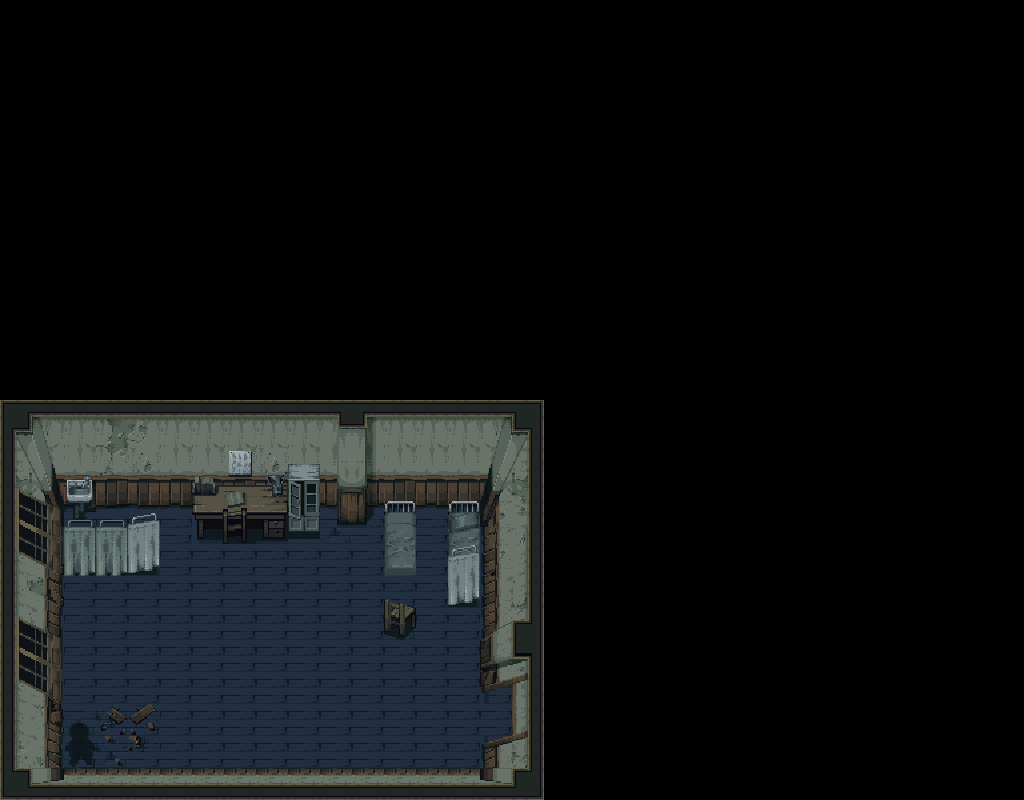

This game map was drawn from its Tiled (.tmx) file and the tilesets committed beside it. A one-line description and the trimmed map source follow:
An orthogonal 32x25 tile map with 32x32 px tiles, 4 tile layers (Background, Scenery, Foreground, Collision Data), 2 tilesets.

<map version="1.0" orientation="orthogonal" renderorder="right-down" width="32" height="25" tilewidth="32" tileheight="32" nextobjectid="1">
 <tileset firstgid="1" name="Tileset_CLEAN" tilewidth="32" tileheight="32" tilecount="1024">
  <image source="../../Images/Tilesets/Tileset_CLEAN.png" width="1024" height="1024" />
 </tileset>
 <tileset firstgid="1025" name="Tileset_BLUE" tilewidth="32" tileheight="32" tilecount="1024">
  <image source="../../Images/Tilesets/Tileset_BLUE.png" width="1024" height="1024" />
 </tileset>
 <layer name="Background" width="32" height="25">
  <data>[800 cells, 221 non-empty, 67 distinct tile ids]</data>
 </layer>
 <layer name="Scenery" width="32" height="25">
  <data>[800 cells, 52 non-empty, 44 distinct tile ids]</data>
 </layer>
 <layer name="Foreground" width="32" height="25">
  <data>[800 cells, 7 non-empty, 5 distinct tile ids]</data>
 </layer>
 <layer name="Collision Data" width="32" height="25">
  <data>[800 cells, 0 non-empty, 0 distinct tile ids]</data>
 </layer>
</map>